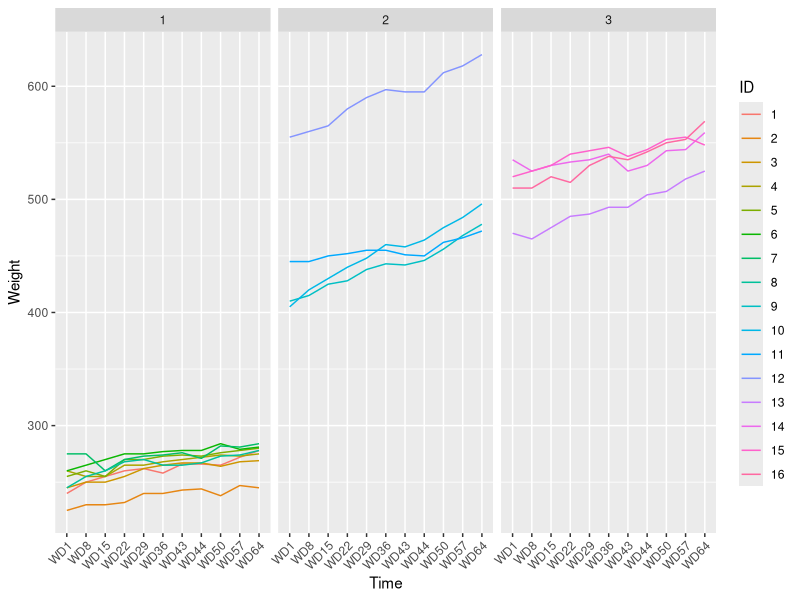
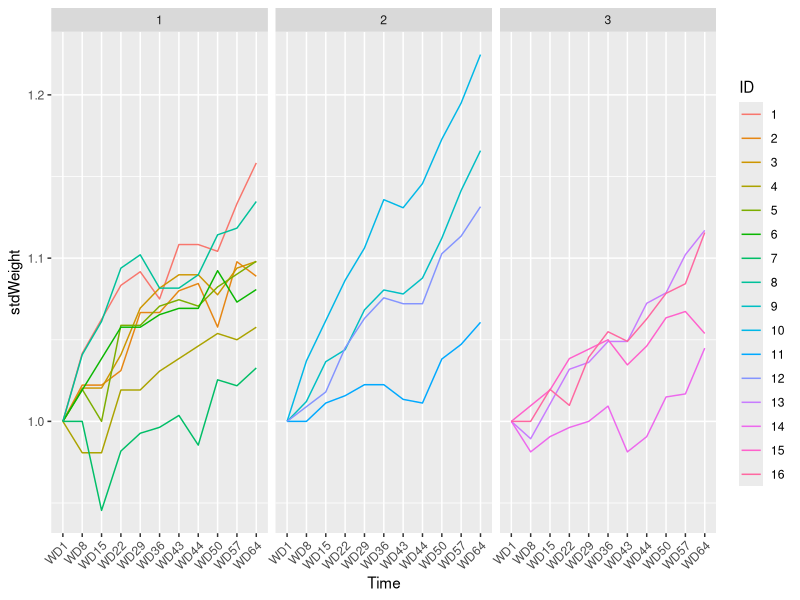
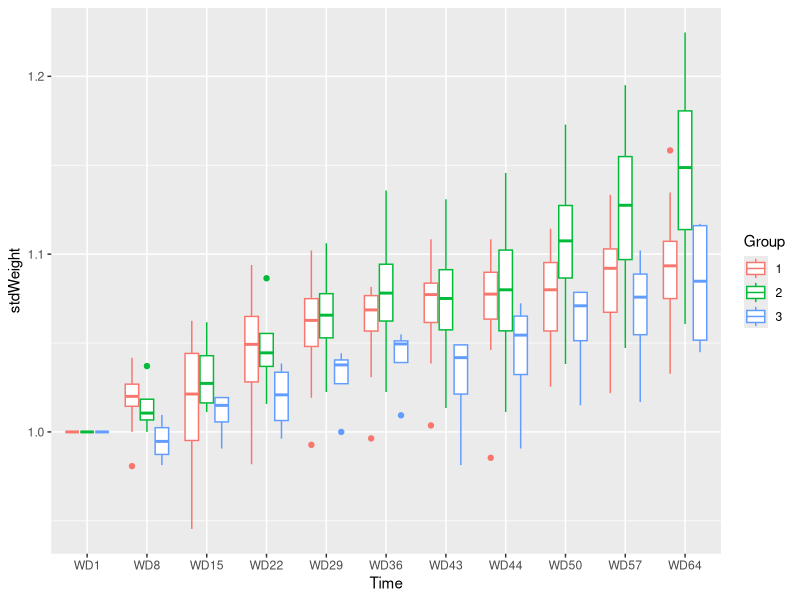
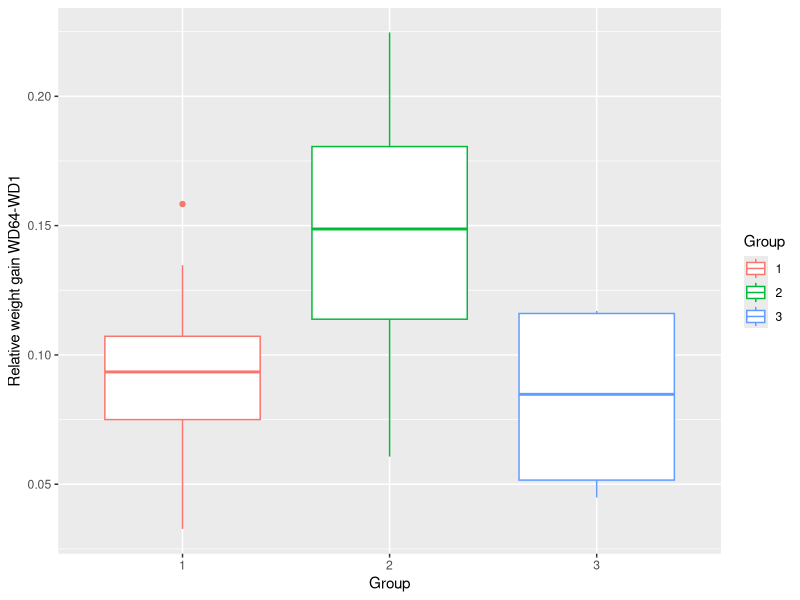
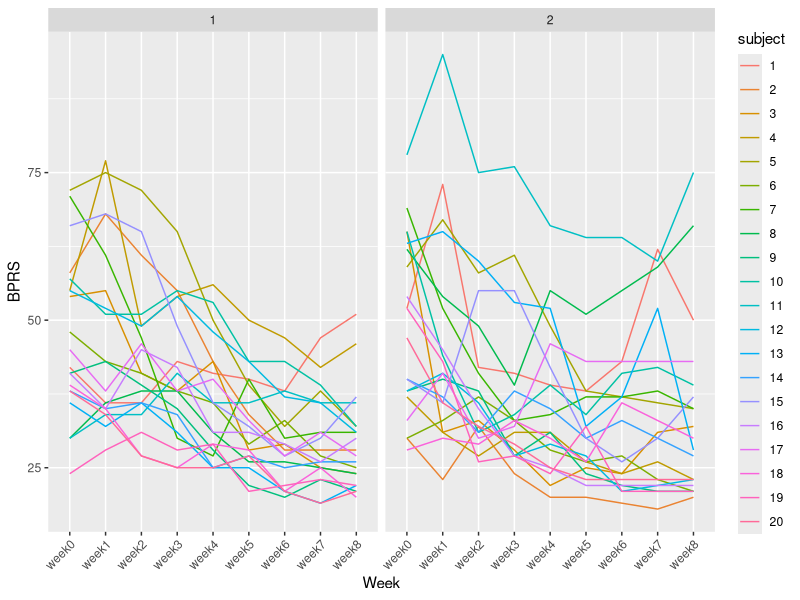

Here is the R script that generated these plots, in order:
## ---- chunk 1
# Data load
  library(magrittr)
  library(tidyverse)

## ---- chunk 2
  # load the data
  rats = read_csv('data/rats_long.csv')
  str(rats)
## ---- chunk 3
rats %<>% mutate(across(c(ID,Group,Time),as_factor))

# Double check that the Time variable is increasing in the levels
rats$Time
## ---- chunk 4
rats %>% ggplot() +
  aes(x = Time, y = Weight, color = ID, group = ID) + geom_line() +
  facet_wrap(~Group) +
  theme(axis.text.x = element_text(angle = 45, hjust = 1, vjust = 1))
## ---- chunk 5
rats %<>% group_by(ID) %>% 
  mutate(weightRef = Weight[1], stdWeight = Weight/weightRef) %>% 
  dplyr::select(-weightRef)
  
rats %>% ggplot() +
  aes(x = Time, y = stdWeight, color = ID, group = ID) + geom_line() +
  facet_wrap(~Group) +
  theme(axis.text.x = element_text(angle = 45, hjust = 1, vjust = 1))
## ---- chunk 6
  rats %>% ggplot() + 
    aes(x = Time, y = stdWeight, color = Group) + geom_boxplot()
## ---- chunk 7
  rats_summ = rats %>% mutate(diffWeight = stdWeight[Time == "WD64"] - stdWeight[Time == "WD1"]) %>% 
  summarize(Group = unique(Group), diffWeight = mean(diffWeight))
  rats_summ %>% ggplot() + aes(x = Group, color = Group, y = diffWeight) + geom_boxplot() + 
  ylab("Relative weight gain WD64-WD1")
## ---- chunk 8
rats_summ %>% filter(Group == 1, diffWeight>0.15)
## ---- chunk 9
library(rstatix)

rats_summ %>% pairwise_t_test(
    diffWeight ~ Group, paired = FALSE,
    p.adjust.method = "fdr"
  )
## ---- chunk 10
fit = rats %>% summarize(Group = unique(Group), baseline = stdWeight[1], weightGain = stdWeight[Time == "WD64"]) %>% 
  {lm(weightGain ~ baseline + Group, data = .)}

anova(fit)
## ---- chunk 11
bprs = read_csv('data/bprs_long.csv')
str(bprs)
## ---- chunk 12
bprs %<>% mutate(across(c(subject,treatment,Week),as_factor))

# Double check that the Week variable is increasing in the levels
levels(bprs$Week)
## ---- chunk 13
  bprs %>% ggplot() + 
    aes(x = Week, y = BPRS, color = subject, group = subject) +
    geom_line() +
    facet_wrap(~treatment) +
    theme(axis.text.x = element_text(angle = 45, hjust = 1, vjust = 1))
## ---- chunk 14
  bprs_reg = lm(BPRS ~ Week + treatment, data = bprs)
  summary(bprs_reg)
## ---- chunk 15
  library(lme4)
  bprs_ref <- lmer(BPRS ~ Week + treatment + (1 | subject), data = bprs, REML = FALSE)
  summary(bprs_ref)
